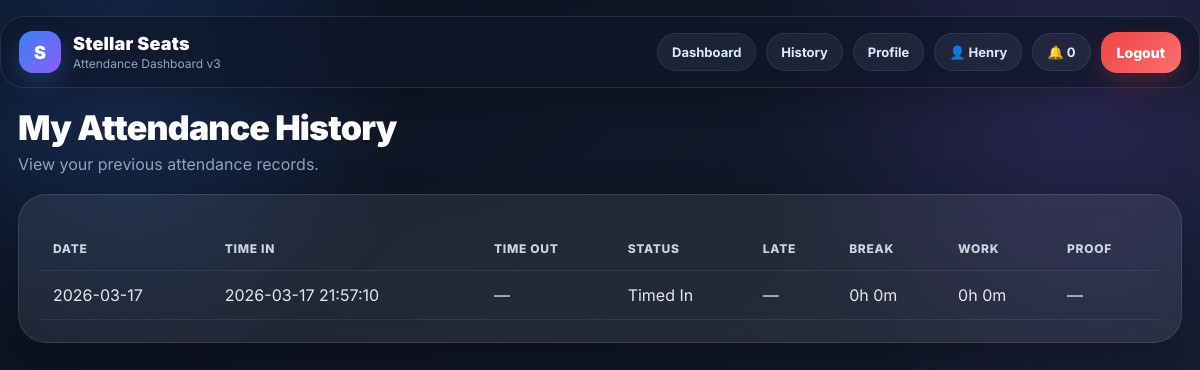
/history (signed in), run on an earlier commit of the app's database.
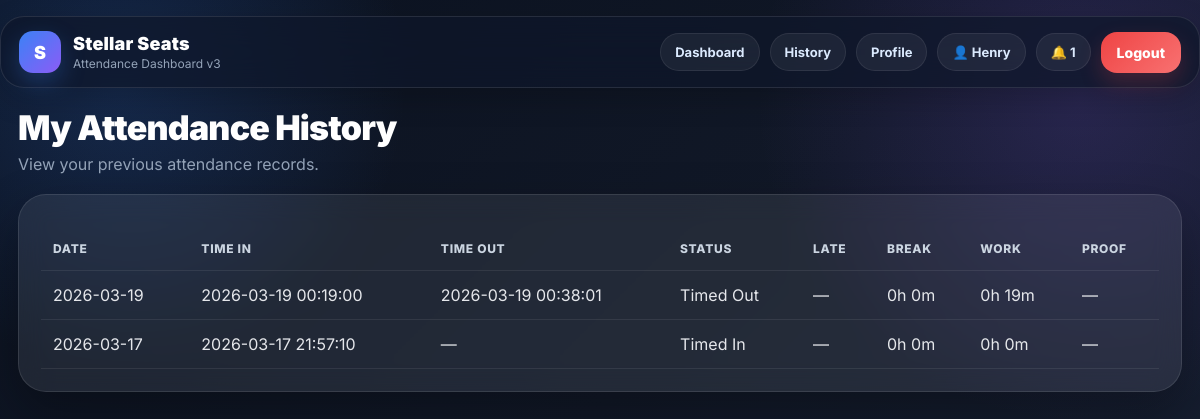
And on a later commit of the database.
### tables this page shows
CREATE TABLE users (
            id INTEGER PRIMARY KEY AUTOINCREMENT,
            full_name TEXT NOT NULL,
            username TEXT NOT NULL UNIQUE,
            password_hash TEXT NOT NULL,
            role TEXT NOT NULL DEFAULT 'employee',
            profile_image TEXT,
            created_at TEXT NOT NULL
        , department TEXT DEFAULT 'Stellar Seats', position TEXT DEFAULT 'Employee', is_active INTEGER NOT NULL DEFAULT 1, shift_start TEXT DEFAULT '09:00');

CREATE TABLE attendance (
            id INTEGER PRIMARY KEY AUTOINCREMENT,
            user_id INTEGER NOT NULL,
            work_date TEXT NOT NULL,
            time_in TEXT,
            time_out TEXT,
            status TEXT DEFAULT 'Offline',
            proof_file TEXT,
            notes TEXT,
            created_at TEXT NOT NULL,
            updated_at TEXT NOT NULL, late_flag INTEGER NOT NULL DEFAULT 0, late_minutes INTEGER NOT NULL DEFAULT 0,
            FOREIGN KEY (user_id) REFERENCES users (id)
        );

### app.py (the view)
@app.route("/history")
@login_required(role="employee")
def employee_history():
    records = fetchall("""
        SELECT * FROM attendance
        WHERE user_id = ?
        ORDER BY work_date DESC, id DESC
        LIMIT 60
    """, (session["user_id"],))
    enriched = []
    for row in records:
        enriched.append({
            "row": row,
            "break_minutes": total_break_minutes(row["id"]),
            "work_minutes": total_work_minutes(row)
        })
    return render_template("employee_history.html", records=enriched, minutes_to_hm=minutes_to_hm)

### app.py (called while the page is built)
def using_postgres():
    return bool(DATABASE_URL) and POSTGRES_ENABLED

def get_db():
    if "db" not in g:
        if using_postgres():
            g.db = psycopg2.connect(DATABASE_URL)
        else:
            g.db = sqlite3.connect(SQLITE_DATABASE)
            g.db.row_factory = sqlite3.Row
    return g.db

def fetchone(query, params=()):
    db = get_db()
    if using_postgres():
        with db.cursor(cursor_factory=psycopg2.extras.RealDictCursor) as cur:
            cur.execute(convert_query(query), params)
            return cur.fetchone()
    cur = db.execute(query, params)
    return cur.fetchone()

def fetchall(query, params=()):
    db = get_db()
    if using_postgres():
        with db.cursor(cursor_factory=psycopg2.extras.RealDictCursor) as cur:
            cur.execute(convert_query(query), params)
            return cur.fetchall()
    cur = db.execute(query, params)
    return cur.fetchall()

def login_required(role=None):
    def decorator(f):
        @wraps(f)
        def wrapped(*args, **kwargs):
            if "user_id" not in session:
                flash("Please log in first.", "warning")
                return redirect(url_for("login"))
            user = get_user_by_id(session["user_id"])
            if not user:
                session.clear()
                flash("Your session expired. Please log in again.", "warning")
                return redirect(url_for("login"))
            if role and session.get("role") != role:
                flash("Access denied.", "danger")
                if session.get("role") == "admin":
                    return redirect(url_for("admin_dashboard"))
                return redirect(url_for("dashboard"))
            return f(*args, **kwargs)
        return wrapped
    return decorator

def get_user_by_id(user_id):
    return fetchone("SELECT * FROM users WHERE id = ?", (user_id,))

def total_break_minutes(attendance_id):
    breaks_rows = fetchall("""
        SELECT * FROM breaks
        WHERE attendance_id = ?
        ORDER BY id ASC
    """, (attendance_id,))
    total_minutes = 0
    for br in breaks_rows:
        if br["break_start"] and br["break_end"]:
            start = datetime.strptime(br["break_start"], "%Y-%m-%d %H:%M:%S")
            end = datetime.strptime(br["break_end"], "%Y-%m-%d %H:%M:%S")
            total_minutes += int((end - start).total_seconds() // 60)
    return total_minutes

def minutes_to_hm(minutes):
    h = minutes // 60
    m = minutes % 60
    return f"{h}h {m}m"

### templates/employee_history.html (shortened to what this page needs)
{% extends "base.html" %}
{% block content %}
<div class="hero">
    <div>
        <h1>My Attendance History</h1>
        <p class="muted" style="margin-top:8px;">View your previous attendance records.</p>
    </div>
</div>
<div class="card">
    {% if records %}
        <div style="overflow-x:auto;">
            <table>
                <thead>
                    <tr>
                        <th>Date</th>
                        <th>Time In</th>
                        <th>Time Out</th>
                        <th>Status</th>
                        <th>Late</th>
                        <th>Break</th>
                        <th>Work</th>
                        <th>Proof</th>
                    </tr>
                </thead>
                <tbody>
                    {% for item in records %}
                    <tr>
                        <td>{{ item.row.work_date }}</td>
                        <td>{{ item.row.time_in or '—' }}</td>
                        <td>{{ item.row.time_out or '—' }}</td>
                        <td>{{ item.row.status }}</td>
                        <td>
                            {% if item.row.late_flag == 1 %}
                                <span class="status status-red">{{ item.row.late_minutes }} min</span>
                            {% else %}
                                —
                            {% endif %}
                        </td>
                        <td>{{ minutes_to_hm(item.break_minutes) }}</td>
                        <td>{{ minutes_to_hm(item.work_minutes) }}</td>
                        <td>
                            {% if item.row.proof_file %}
                                <a href="{{ url_for('uploaded_file', filename=item.row.proof_file) }}" target="_blank">View</a>
                            {% else %}
                                —
                            {% endif %}
                        </td>
                    </tr>
                    {% endfor %}
                </tbody>
            </table>
        </div>
    {% else %}
        <p class="muted">No attendance history yet.</p>
    {% endif %}
</div>
{% endblock %}

### templates/base.html (shortened to what this page needs)
<!DOCTYPE html>
<html lang="en">
<head>
</head>
<body>
{% if session.get('user_id') %}
<div class="navbar">
    <div class="brand-wrap">
        <div class="brand-logo">S</div>
        <div class="brand">
            <div class="brand-title">Stellar Seats</div>
            <div class="brand-sub">Attendance Dashboard v3</div>
        </div>
    </div>
    <div class="nav-right">
        {% if session.get('role') == 'admin' %}
            <a class="pill-link" href="{{ url_for('admin_dashboard') }}">Dashboard</a>
            <a class="pill-link" href="{{ url_for('admin_history') }}">History</a>
            <a class="pill-link" href="{{ url_for('manage_employees') }}">Employees</a>
        {% else %}
            <a class="pill-link" href="{{ url_for('dashboard') }}">Dashboard</a>
            <a class="pill-link" href="{{ url_for('employee_history') }}">History</a>
            <a class="pill-link" href="{{ url_for('employee_profile') }}">Profile</a>
        {% endif %}
        <span class="pill-link">👤 {{ session.get('full_name') }}</span>
        <span class="pill-link">🔔 {{ unread_count }}</span>
        <a class="btn btn-danger" href="{{ url_for('logout') }}">Logout</a>
    </div>
</div>
{% endif %}
<div class="page-shell">
    <div class="container">
        {% block content %}{% endblock %}
    </div>
</div>
</body>
</html>

### templates/base.html (style rules this page uses)
:root { --bg-1: #0b1220; --bg-2: #111827; --bg-3: #172033; --card: rgba(255,255,255,0.08); --card-2: rgba(255,255,255,0.06); --border: rgba(255,255,255,0.10); --text: #e5e7eb; --muted: #94a3b8; --white: #ffffff; --blue: #3b82f6; --blue-2: #60a5fa; --green: #10b981; --yellow: #f59e0b; --red: #ef4444; --purple: #8b5cf6; --shadow: 0 20px 50px rgba(0,0,0,0.30); --radius-xl: 28px; --radius-lg: 20px; --radius-md: 16px; --radius-sm: 12px; }
* { box-sizing: border-box; margin: 0; padding: 0; }
html { scroll-behavior: smooth; }
body { font-family: 'Inter', sans-serif; color: var(--text); min-height: 100vh; background: radial-gradient(circle at 10% 10%, rgba(59,130,246,0.20), transparent 22%), radial-gradient(circle at 90% 12%, rgba(139,92,246,0.18), transparent 25%), radial-gradient(circle at 50% 100%, rgba(16,185,129,0.10), transparent 30%), linear-gradient(135deg, var(--bg-1), var(--bg-2), var(--bg-3)); }
a { color: inherit; text-decoration: none; }
.page-shell { max-width: 1450px; margin: 0 auto; padding: 0 18px 40px; }
.navbar { position: sticky; top: 0; z-index: 100; margin: 16px auto 0; max-width: 1450px; padding: 14px 18px; display: flex; justify-content: space-between; align-items: center; gap: 16px; background: rgba(15, 23, 42, 0.72); border: 1px solid rgba(255,255,255,0.10); border-radius: 24px; backdrop-filter: blur(18px); box-shadow: 0 10px 30px rgba(0,0,0,0.20); }
.brand-wrap { display: flex; align-items: center; gap: 12px; }
.brand-logo { width: 42px; height: 42px; border-radius: 14px; display: grid; place-items: center; font-size: 18px; font-weight: 900; color: white; background: linear-gradient(135deg, var(--blue), var(--purple)); box-shadow: 0 10px 24px rgba(59,130,246,0.28); }
.brand { display: flex; flex-direction: column; line-height: 1.1; }
.brand-title { font-size: 18px; font-weight: 900; color: var(--white); letter-spacing: 0.2px; }
.brand-sub { font-size: 12px; color: var(--muted); margin-top: 4px; }
.nav-right { display: flex; align-items: center; gap: 10px; flex-wrap: wrap; justify-content: flex-end; }
.pill-link { padding: 10px 14px; border-radius: 999px; background: rgba(255,255,255,0.06); border: 1px solid rgba(255,255,255,0.08); font-size: 13px; font-weight: 700; color: #dbeafe; transition: 0.18s ease; }
.container { margin-top: 22px; }
.card { background: var(--card); border: 1px solid var(--border); border-radius: var(--radius-xl); padding: 22px; box-shadow: var(--shadow); backdrop-filter: blur(14px); }
.hero { display: flex; justify-content: space-between; align-items: center; gap: 18px; margin-bottom: 20px; }
.hero h1 { font-size: 34px; line-height: 1.05; font-weight: 900; color: var(--white); letter-spacing: -0.8px; }
.muted { color: var(--muted); }
.btn { border: none; border-radius: 16px; padding: 12px 16px; font-weight: 800; font-size: 14px; cursor: pointer; transition: 0.18s ease; display: inline-flex; align-items: center; justify-content: center; gap: 8px; }
.btn-danger { background: linear-gradient(135deg, #ef4444, #f87171); color: white; box-shadow: 0 10px 22px rgba(239,68,68,0.22); }
table { width: 100%; border-collapse: collapse; margin-top: 10px; overflow: hidden; }
th, td { padding: 14px 12px; border-bottom: 1px solid rgba(255,255,255,0.08); text-align: left; vertical-align: middle; }
th { color: #cbd5e1; font-size: 12px; text-transform: uppercase; letter-spacing: 0.7px; font-weight: 800; }

What changed in the data, as far as the page shows it:
added attendance: row.work_date "2026-03-19", row "2026-03-19 00:19:00", row "2026-03-19 00:38:01", row.status "Timed Out"
Also different on the page:
{{ unread_count }}: "0" → "1"
new list line: "— 0h 0m 0h 19m —"
